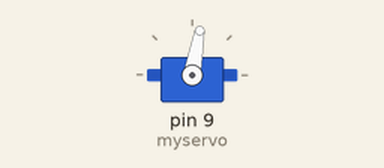
Simulated run of this sketch. Board: Arduino Uno, built with avr-gcc and run on an emulated ATmega328P. On the bench: servo.

Above: at 0.05 s.
Timing chart, 0 to 3.0 s (numbered marks = the images above):
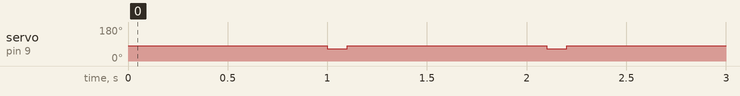

The sketch:

GoogleGame.ino
```cpp
#include <Servo.h>
Servo myservo;  // create servo object to control a servo
int pos = 0;    // variable to store the servo position
int d1=1000;
int d2=100;
void setup() {
  myservo.attach(9);  // attaches the servo on pin 9 to the servo object
}
void loop() {
  myservo.write(80);
  delay(d1);
  myservo.write(64);
  delay(d2);
}
```

Measured:
- by itself, servo on pin 9 (myservo): alternates 80° for 1.0 s and 64° for 0.10 s
